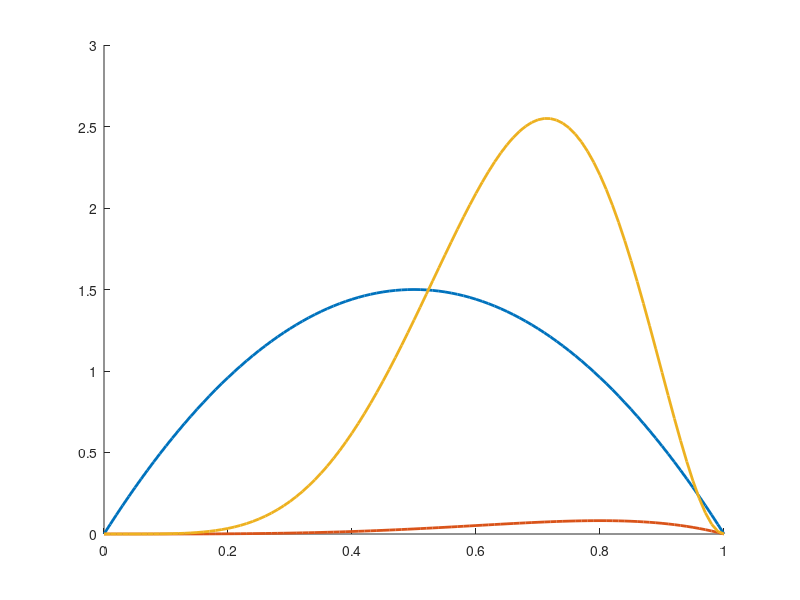

MATLAB code to generate this figure: (Note: this script raises an error after producing the figure.)
% plot beta prior
alpha = 2;
beta = 2;
theta = 0:0.01:1;
y1 = betapdf(theta, alpha, beta);
% plot bernoulli likelihood
y2 = theta.^ 4 .* (1 - theta);
% plot posterior
y3 = betapdf(theta, 6, 3);


hold on;
plot(theta,y1, 'DisplayName','Prior','LineWidth', 2)
plot(theta,y2, 'DisplayName','Likelihood','LineWidth', 2)
plot(theta,y3, 'DisplayName','Posterior','LineWidth', 2)

fontname(gca,"Times New Roman")
xlabel('Parameter \theta') 
ylabel('Probability') 
hold off;

legend
